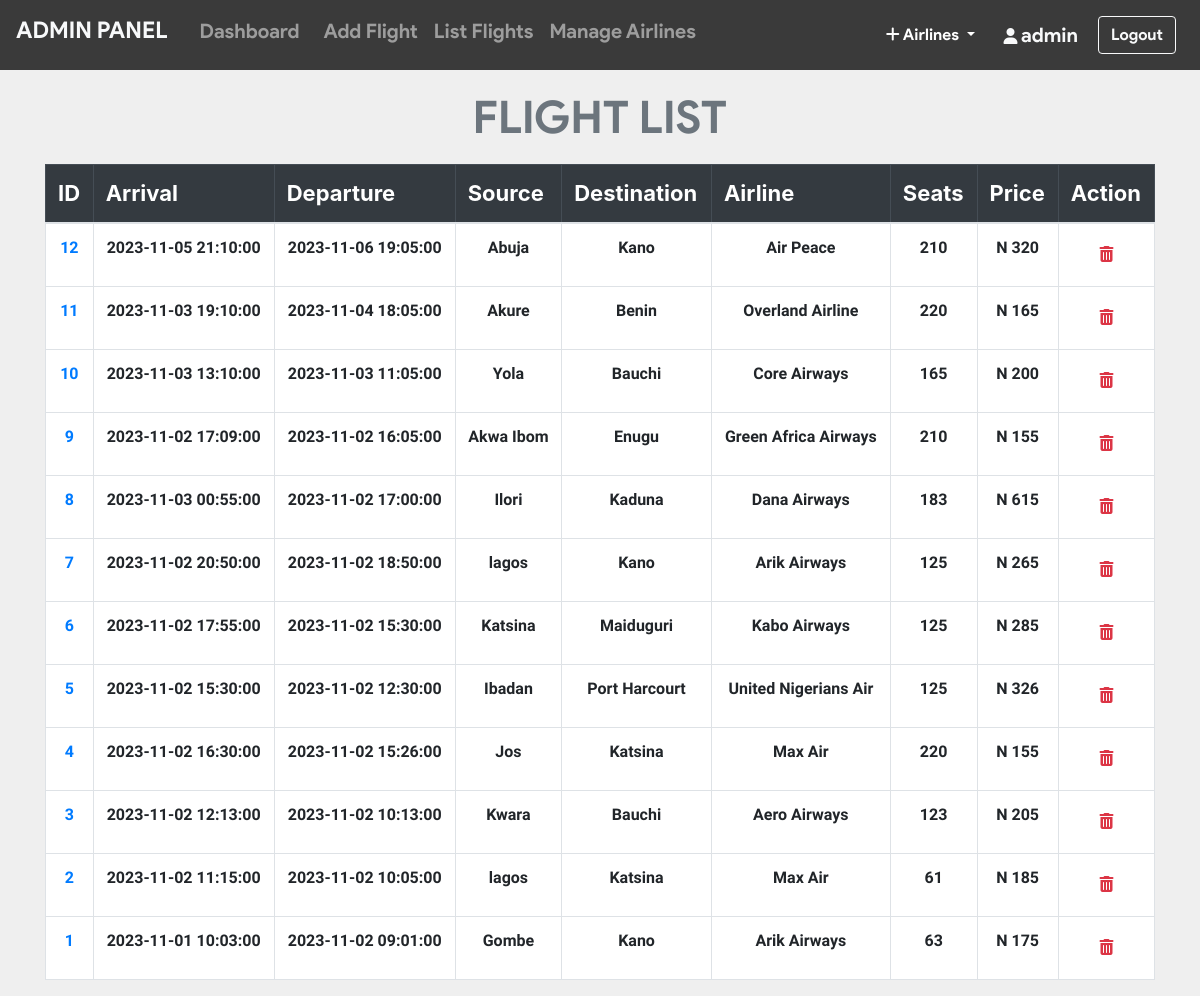
The app's page /admin/all_flights.php (signed in) with its own data.
### tables this page shows
CREATE TABLE `flight` (
  `flight_id` int(11) NOT NULL,
  `admin_id` int(11) NOT NULL,
  `arrivale` datetime NOT NULL,
  `departure` datetime NOT NULL,
  `Destination` varchar(20) NOT NULL,
  `source` varchar(20) NOT NULL,
  `airline` varchar(20) NOT NULL,
  `Seats` varchar(110) NOT NULL,
  `duration` varchar(20) NOT NULL,
  `Price` int(11) NOT NULL,
  `status` varchar(6) DEFAULT NULL,
  `issue` varchar(50) DEFAULT NULL,
  `last_seat` varchar(5) DEFAULT '',
  `bus_seats` int(11) DEFAULT '20',
  `last_bus_seat` varchar(5) DEFAULT ''
);

### admin/all_flights.php (the view, shortened to what this page needs)
<?php include_once 'header.php'; ?>
<?php include_once 'footer.php';
require '../helpers/init_conn_db.php';?>
    <main>
        <?php if(isset($_SESSION['adminId'])) { ?>
          <div class="container-md mt-2">
            <h1 class="display-4 text-center text-secondary"
              >FLIGHT LIST</h1>
            <table class="table table-bordered">
              <thead class="table-dark">
                <tr>
                  <th scope="col">ID</th>
                  <th scope="col">Arrival</th>
                  <th scope="col">Departure</th>
                  <th scope="col">Source</th>
                  <th scope="col">Destination</th>
                  <th scope="col">Airline</th>
                  <th scope="col">Seats</th>
                  <th scope="col">Price</th>
                  <th scope="col">Action</th>
                </tr>
              </thead>
              <tbody>
                <?php
                $sql = 'SELECT * FROM Flight ORDER BY flight_id DESC';
                $stmt = mysqli_stmt_init($conn);
                mysqli_stmt_prepare($stmt,$sql);
                mysqli_stmt_execute($stmt);
                $result = mysqli_stmt_get_result($stmt);
                while ($row = mysqli_fetch_assoc($result)) {
                  echo "
                  <tr class='text-center'>
                    <td scope='row'>
                      <a href='pass_list.php?flight_id=".$row['flight_id']."'>
                      ".$row['flight_id']." </a> </td>
                    <td>".$row['arrivale']."</td>
                    <td>".$row['departure']."</td>
                    <td>".$row['source']."</td>
                    <td>".$row['Destination']."</td>
                    <td>".$row['airline']."</td>
                    <td>".$row['Seats']."</td>
                    <td>N ".$row['Price']."</td>
                    <td>
                    <form action='all_flights.php' method='post'>
                      <input name='flight_id' type='hidden' value=".$row['flight_id'].">
                      <button  class='btn' type='submit' name='del_flight'>
                      <i class='text-danger fa fa-trash'></i></button>
                    </form>
                    </td>
                  </tr>
                  ";
                }
                ?>
              </tbody>
            </table>
          </div>
        <?php } ?>
    </main>

### admin/all_flights.php (style rules this page uses)
table { background-color: white; }
h1 { margin-top: 20px; margin-bottom: 20px; font-family: 'product sans'; font-size: 45px !important; font-weight: lighter; }
body { background-color: #efefef; }
th { font-size: 22px; }
td { margin-top: 10px !important; font-size: 16px; font-weight: bold; font-family: 'Assistant', sans-serif !important; }

### records on screen
flight: flight_id "12", arrivale "2023-11-05 21:10:00", departure "2023-11-06 19:05:00", source "Abuja", Destination "Kano", airline "Air Peace", Seats "210", Price "320"
flight: flight_id "11", arrivale "2023-11-03 19:10:00", departure "2023-11-04 18:05:00", source "Akure", Destination "Benin", airline "Overland Airline", Seats "220", Price "165"
flight: flight_id "10", arrivale "2023-11-03 13:10:00", departure "2023-11-03 11:05:00", source "Yola", Destination "Bauchi", airline "Core Airways", Seats "165", Price "200"
flight: flight_id "9", arrivale "2023-11-02 17:09:00", departure "2023-11-02 16:05:00", source "Akwa Ibom", Destination "Enugu", airline "Green Africa Airways", Seats "210", Price "155"
flight: flight_id "8", arrivale "2023-11-03 00:55:00", departure "2023-11-02 17:00:00", source "Ilori", Destination "Kaduna", airline "Dana Airways", Seats "183", Price "615"
flight: flight_id "7", arrivale "2023-11-02 20:50:00", departure "2023-11-02 18:50:00", source "lagos", Destination "Kano", airline "Arik Airways", Seats "125", Price "265"
flight: flight_id "6", arrivale "2023-11-02 17:55:00", departure "2023-11-02 15:30:00", source "Katsina", Destination "Maiduguri", airline "Kabo Airways", Seats "125", Price "285"
flight: flight_id "5", arrivale "2023-11-02 15:30:00", departure "2023-11-02 12:30:00", source "Ibadan", Destination "Port Harcourt", airline "United Nigerians Air", Seats "125", Price "326"
flight: flight_id "4", arrivale "2023-11-02 16:30:00", departure "2023-11-02 15:26:00", source "Jos", Destination "Katsina", airline "Max Air", Seats "220", Price "155"
flight: flight_id "3", arrivale "2023-11-02 12:13:00", departure "2023-11-02 10:13:00", source "Kwara", Destination "Bauchi", airline "Aero Airways", Seats "123", Price "205"
flight: flight_id "2", arrivale "2023-11-02 11:15:00", departure "2023-11-02 10:05:00", source "lagos", Destination "Katsina", airline "Max Air", Seats "61", Price "185"
flight: flight_id "1", arrivale "2023-11-01 10:03:00", departure "2023-11-02 09:01:00", source "Gombe", Destination "Kano", airline "Arik Airways", Seats "63", Price "175"

### other values on screen
$_SESSION['adminUname'] "admin"
